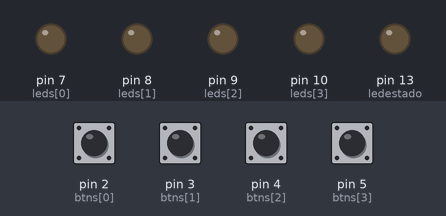
Simulated run of this sketch. Board: Arduino Uno, built with avr-gcc and run on an emulated ATmega328P. On the bench: output pins drawn as LEDs (lit = HIGH). The test bench sets the inputs (shaded band); at power-on: pin 2 (btns[0]), pin 3 (btns[1]), pin 4 (btns[2]), pin 5 (btns[3]) LOW. Random numbers use the default seed unless the sketch sets one.

Above: at 4.9 s.
5.0 s: pin 3 (btns[1]) pulled HIGH for 0.15 s
At 6.6 s:
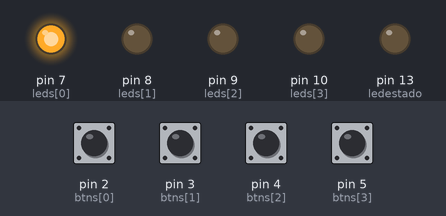
At 9.6 s:
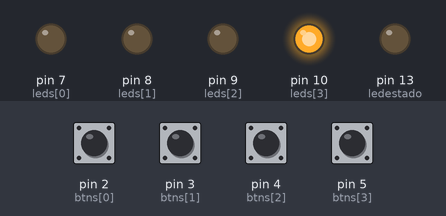
Timing chart, 0 to 11.2 s (numbered marks = the images above; inputs shaded):
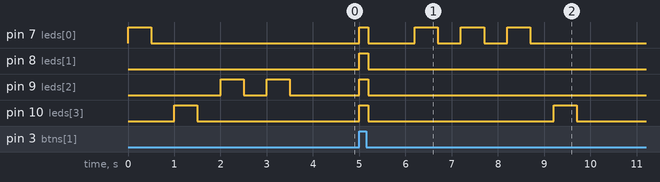

Measured:
- after the input at 5.0 s, pin 7 (leds[0]): LOW → HIGH at once, → LOW 0.20 s later, → HIGH 1.0 s later, → LOW 0.50 s later, … (8 changes in this stretch); pin 8 (leds[1]), pin 9 (leds[2]): LOW → HIGH at once, → LOW 0.20 s later; pin 10 (leds[3]): LOW → HIGH at once, → LOW 0.20 s later, → HIGH 4.0 s later, → LOW 0.50 s later
- by itself, pin 9 (leds[2]): alternates HIGH for 0.50 s and LOW for 0.50 s, 4 changes in all, then stays LOW

The sketch:

juego-memoria-leds-arduino.ino
```cpp
//  los botones hay que apretarlos rapido porque sino lee mal, (en otors poyecto use una funcion anti rebote)
/*     leds || botones
verde     7 || 2
amarrillo 8 || 3
rojo      9 || 4
verde     10|| 5
*/
const int leds[4] = { 7, 8, 9, 10};
const int btns[4] = { 2, 3, 4, 5};
const int ledestado = 13;

int juego[4];
int i = 0, b = 0;
boolean jugar = true, bien = false;

void setup() {
  // pin out
  pinMode(ledestado, OUTPUT);
  pinMode(leds[0], OUTPUT);
  pinMode(leds[1], OUTPUT);
  pinMode(leds[2], OUTPUT);
  pinMode(leds[3], OUTPUT);
  // pin in
  pinMode(btns[0], INPUT); //verde
  pinMode(btns[1], INPUT); //amarrillo
  pinMode(btns[2], INPUT); //rojo
  pinMode(btns[3], INPUT); //verde
  // preparar num random
  randomSeed(analogRead(A0));
}

void loop() {

  if (jugar) {
    for (i = 0; i <= 3; i++) {
      int valor = random(4);
      juego[i] = valor;
      digitalWrite(leds[valor], HIGH);
      delay(500);
      digitalWrite(leds[valor], LOW);
      delay(500);
    }
    jugar = false;
    b = 0;
  } else {
    leerbtn();
    if (b == 4 & bien) {
      digitalWrite(ledestado, HIGH);
      bien = false;
      jugar = true;
      delay(750);
      digitalWrite(ledestado, LOW);
    }
  }
}

void leerbtn() {

  int btn0 = digitalRead(btns[0]);
  if (btn0 == HIGH) {
    if (juego[b] == 0) {
      digitalWrite(leds[0], HIGH);
      bien = true;
      b++;
      delay(200);
      delay(200);
      digitalWrite(leds[0], LOW);
    } else {
      mal();
    }
  }


  int btn1 = digitalRead(btns[1]);
  if (btn1 == HIGH) {
    if (juego[b] == 1) {
      digitalWrite(leds[1], HIGH);
      bien = true;
      b++;
      delay(200);
      digitalWrite(leds[1], LOW);
    } else {
      mal();
      bien = true;
      b = 0;
    }
  }

  int btn2 = digitalRead(btns[2]);
  if (btn2 == HIGH) {
    if (juego[b] == 2) {
      digitalWrite(leds[2], HIGH);
      bien = true;
      b++;
      delay(200);
      digitalWrite(leds[2], LOW);
    } else {
      mal();
      bien = true;
      b = 0;
    }
  }


  int btn3 = digitalRead(btns[3]);
  if (btn3 == HIGH) {
    if (juego[b] == 3) {
      digitalWrite(leds[3], HIGH);
      bien = true;
      b++;
      delay(200);
      digitalWrite(leds[3], LOW);
    } else {
      mal();
      bien = true;
      b = 0;
    }
  }

}

void mal() {
  bien = true;
  b = 0;
  jugar = true;
  digitalWrite(leds[0], HIGH);
  digitalWrite(leds[1], HIGH);
  digitalWrite(leds[2], HIGH);
  digitalWrite(leds[3], HIGH);
  delay(200);
  digitalWrite(leds[0], LOW);
  digitalWrite(leds[1], LOW);
  digitalWrite(leds[2], LOW);
  digitalWrite(leds[3], LOW);
  delay(1000);
}
```
